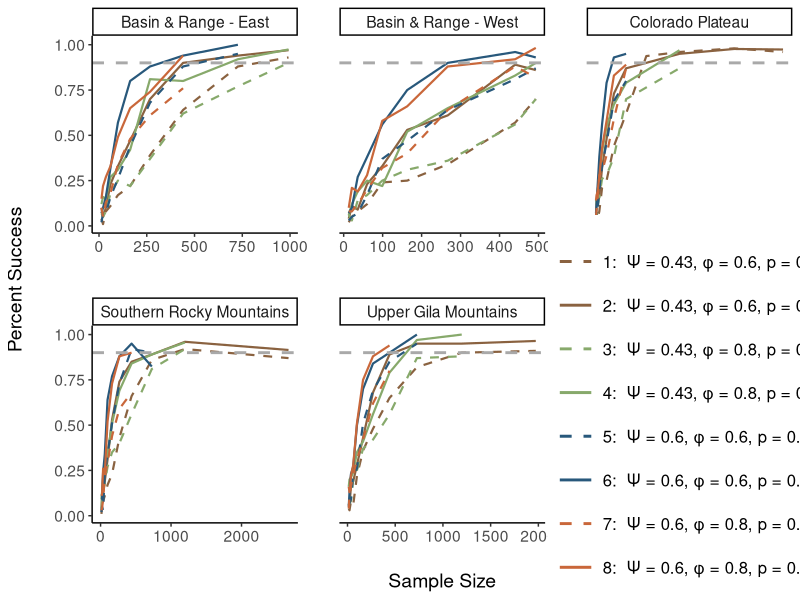
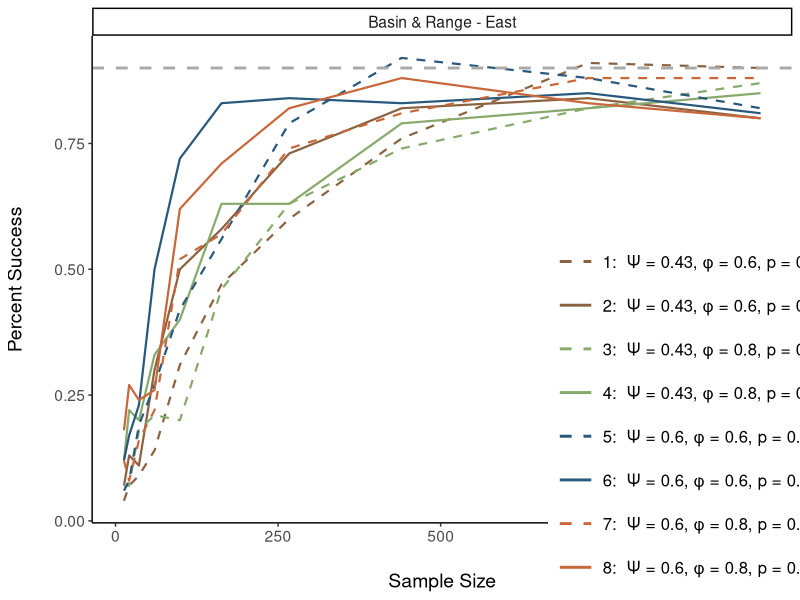

These figures' R source, in order:
library(dplyr)
library(tidyr)
library(ggplot2)
library(patchwork)

### Let's make some figures for the nimble approach
nimble_power_check <- read.csv(here::here("data/nimble_power_check.csv"))

# get dataframe of all possible scenarios
sim_scenarios_table <- data.frame(
  # these are the parameters that change, taken directly from Woods 2019
  psi = c(0.03, 0.43, 0.6), phi = c(.6, .8, .8), p = c(0.4, 0.8, .8)) %>%
  # get all possible combinations
  tidyr::expand(psi, phi,p) %>%
  # and give each unique combination an ID
  mutate(sim_num = row_number(),
         occupancy = ifelse(psi == 0.03, "low", "high")) %>%
  # these are the same for all scenarios right now, sd's from Wood 2019, psi1_low kinda made up
  #mutate(sd_phi = 0.04, sd_gamma = 0.01) %>%
  select(-sim_num) %>%
  #rowwise() %>%
  mutate(gamma = round((psi * (1-phi))/(1-psi), 2)) %>%
  #ungroup() %>%
  #group_by(phi, p, sd_phi, sd_gamma) %>%
  pivot_wider(names_from = "occupancy", values_from = c("gamma", "psi"), values_fn = list) %>%
  unnest(c(gamma_high, psi_high)) %>%
  arrange(psi_high, phi) %>%
  mutate(simulation_scenario = row_number()) %>%
  select(simulation_scenario,everything())

bre_power <- nimble_power_check %>%
left_join(sim_scenarios_table, by = c("phi", "p", "psi" = "psi_high")) %>%
  mutate(sim_type = paste0(simulation_scenario, ":  \u03A8 = ", psi, ", \u03C6 = ", phi, ", p = ", p)) %>%
  mutate(unit = case_when(
    emu == "BRE" ~ "Basin & Range - East",
    emu == "BRW" ~ "Basin & Range - West",
    emu == "CP" ~ "Colorado Plateau",
    emu == "SRM" ~ "Southern Rocky Mountains",
    emu == "UGM" ~ "Upper Gila Mountains"
  )) %>%
  #filter(CI_type == .x) %>%
  ggplot(aes(x = total_n, y = ci_two_tail)) +
  geom_line(aes(color = sim_type, linetype = sim_type), linewidth = 0.75) +
  facet_wrap(~unit, scales = "free_x") +
  theme_classic() +
  scale_colour_discrete("", type = rep(c("#8A6240", "#87A96B", "#28587B", "#c9673a"), each = 2)) +
  scale_linetype_manual("", values=c(2,1,2,1,2,1,2,1)) +
  geom_hline(yintercept = 0.9, color = "darkgrey", linetype = "dashed", linewidth = 1) +
  theme(legend.position = "inside", legend.position.inside = c(0.85, 0.25),
        legend.text=element_text(size=12),
        legend.key.width = unit(1,"cm"),
        text=element_text(size=14),
        legend.key.spacing.y = unit(0.5, 'cm'),
        panel.spacing = unit(30, "pt"),
        axis.title.y = element_text(margin = margin(t = 0, r = 20, b = 0, l = 0)),
        axis.title.x = element_text(margin = margin(t = 20, r = 0, b = 0, l = 0))
  ) +
  guides(linetype = guide_legend(override.aes = list(linewidth = 1))# byrow = TRUE),
         #color = guide_legend(byrow = TRUE)
  ) +
  ylab("Percent Success") +
  xlab("Sample Size")

ggsave(here::here("figures/bre_power_nimble.png"), bre_power, height = 12, width = 10)


### Let's get the same thing with the spoccupancy approach
power_eval <- read.csv(here::here("data/power_eval.csv"))

bre_spoc_plt <- power_eval %>%
                           filter(total_n < 1200, emu == "BRE") %>%
                           select(-sim_id) %>%
                           left_join(sim_scenarios_table, by = c("phi", "p", "psi" = "psi_high")) %>%
                           mutate(sim_type = paste0(simulation_scenario, ":  \u03A8 = ", psi, ", \u03C6 = ", phi, ", p = ", p)) %>%
                           mutate(unit = case_when(
                             emu == "BRE" ~ "Basin & Range - East",
                             emu == "BRW" ~ "Basin & Range - West",
                             emu == "CP" ~ "Colorado Plateau",
                             emu == "SRM" ~ "Southern Rocky Mountains",
                             emu == "UGM" ~ "Upper Gila Mountains"
                           )) %>%
                           filter(CI_type == 0.95) %>%
                           ggplot(aes(x = total_n, y = ci_check)) +
                           geom_line(aes(color = sim_type, linetype = sim_type), linewidth = 0.75) +
                           facet_wrap(~unit, scales = "free_x") +
                           theme_classic() +
                           scale_colour_discrete("", type = rep(c("#8A6240", "#87A96B", "#28587B", "#c9673a"), each = 2)) +
                           scale_linetype_manual("", values=c(2,1,2,1,2,1,2,1)) +
                           geom_hline(yintercept = 0.9, color = "darkgrey", linetype = "dashed", linewidth = 1) +
                           theme(legend.position = "inside", legend.position.inside = c(0.85, 0.25),
                                 legend.text=element_text(size=12),
                                 legend.key.width = unit(1,"cm"),
                                 text=element_text(size=14),
                                 legend.key.spacing.y = unit(0.5, 'cm'),
                                 panel.spacing = unit(30, "pt"),
                                 axis.title.y = element_text(margin = margin(t = 0, r = 20, b = 0, l = 0)),
                                 axis.title.x = element_text(margin = margin(t = 20, r = 0, b = 0, l = 0))
                           ) +
                           guides(linetype = guide_legend(override.aes = list(linewidth = 1))# byrow = TRUE),
                                  #color = guide_legend(byrow = TRUE)
                           ) +
                           ylab("Percent Success") +
                           xlab("Sample Size")

ggsave(here::here("figures/bre_power_spoc.png"), bre_spoc_plt, height = 12, width = 10)
